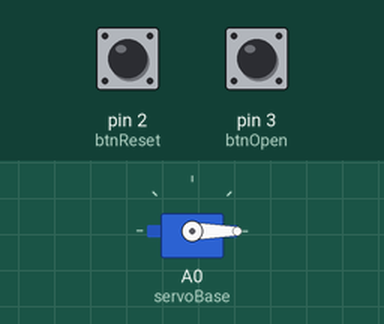
The sketch below on a simulated Arduino Uno, built with avr-gcc and run on an emulated ATmega328P. Shown: servo. Inputs (shaded band) come from the test bench; at power-on: pin 2 (btnReset) HIGH, pin 3 (btnOpen) HIGH.

Above: at 0.05 s.
At 4.5 s:
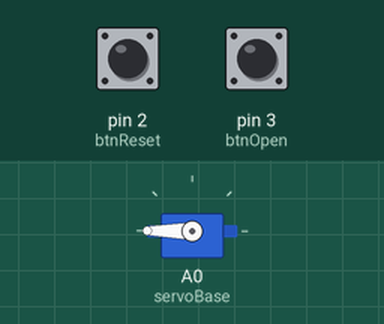
Timing chart, 0 to 5.9 s (numbered marks = the images above):
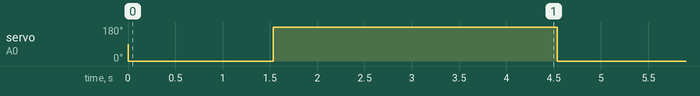

The sketch:

Alimentador.ino
```cpp
#include <Servo.h>

int const btnReset = 2, btnOpen = 3;

int const timeToOpen = 15, openTime = 3; //Em segundos
int const servoOpen = 200, servoClose = 0;

int runningTime = 0;

Servo servoBase;

void setup() {
  pinMode(btnReset, INPUT_PULLUP);
  pinMode(btnOpen, INPUT_PULLUP);
  servoBase.attach(A0);
}

void loop() {
  delay(1);
  servoBase.write(0);
  runningTime = runningTime + 1;
  if (runningTime >= (timeToOpen * 100) || digitalRead(btnOpen) == LOW) {
    runningTime = 0;
    servoBase.write(servoOpen);
    delay(openTime * 1000);
    servoBase.write(servoClose);
  }
  if (digitalRead(btnReset) == LOW)
    runningTime = 0;
}
```

Measured:
- by itself, servo on A0 (servoBase): alternates 180° for 3.0 s and 0° for 1.5 s
